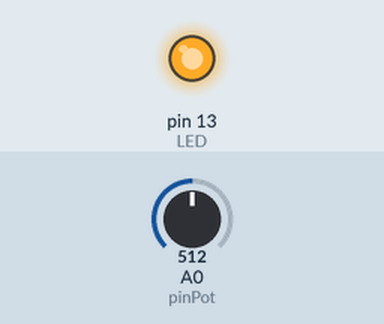
Recording of a sketch running on a simulated Arduino Uno, built with avr-gcc and run on an emulated ATmega328P. Shown: output pins drawn as LEDs (lit = HIGH). Dashed ring = blinking. Inputs (shaded band) come from the test bench; at power-on: A0 (pinPot) = 512. What the sketch prints to the serial monitor is not drawn.

Above: at 2.3 s.
2.4 s: A0 (pinPot) set to 0
At 3.9 s:
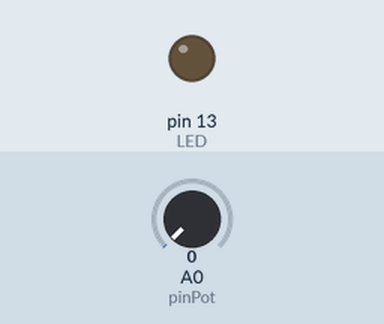
6.1 s: A0 (pinPot) set to 122
At 7.4 s:
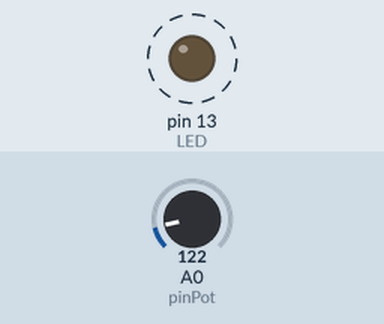
Timing chart, 0 to 16.2 s (numbered marks = the images above; inputs shaded):
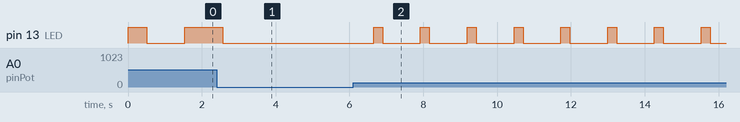

The sketch:

class_dimmer_led.ino
```cpp
const int pinPot = A0;//Potencimeter conected
const int LED = 13;//LED conected
const int period = 1023;
int time_on, time_off; //Var to stock ADC value

void setup() {
  pinMode(pinPot, INPUT);//Potenciometer as INPUT
  pinMode(LED, OUTPUT);//pin LED as OUTPUT
  Serial.begin(9600);//Start Monitor Serial

}

void loop() {
  time_on = analogRead(pinPot);//Read
  time_off = period - time_off;//Set the var time_off, how much time pin LED must be LOW

  digitalWrite(LED, HIGH);
  delay(time_on);
  digitalWrite(LED, LOW);
  delay(time_off);
  Serial.print(time_on);
  Serial.print("\t");
  Serial.print(time_off);
}
```

Measured:
- after the input at 2.4 s, pin 13 (LED): goes on until 2.6 s, then stays LOW
- after the input at 6.1 s, pin 13 (LED): alternates HIGH for 0.24 s and LOW for 1.0 s, starting after 0.55 s
